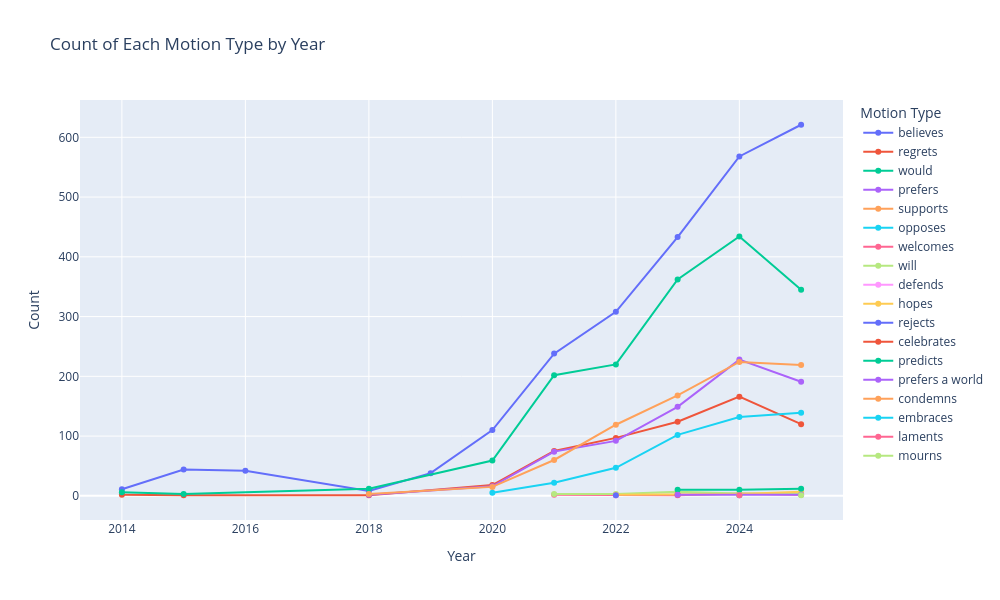

Notebook cell for this chart:
### Markdown cell above
### Over time

### Code cell
types_yearly = (
    df.groupby(['Year', 'Motion Type'])
    .size()
    .reset_index(name='count')
)

fig = px.line(
    types_yearly,
    x='Year',
    y='count',
    color='Motion Type',
    markers=True,
    title='Count of Each Motion Type by Year',
    labels={'count': 'Count', 'Year': 'Year', 'Motion Type': 'Motion Type'},
    height=600,
    width=1000
)

fig.show()

### Figure 1 — Plotly figure (JSON) as saved in the notebook; plotly's stock layout.template omitted (floating-point values rounded to 4 significant figures)
{"data": [{"hovertemplate": "Motion Type=believes<br>Year=%{x}<br>Count=%{y}<extra></extra>", "legendgroup": "believes", "line": {"color": "#636efa", "dash": "solid"}, "marker": {"symbol": "circle"}, "mode": "lines+markers", "name": "believes", "orientation": "v", "showlegend": true, "type": "scatter", "x": [2014.0, 2015.0, 2016.0, 2018.0, 2019.0, 2020.0, 2021.0, 2022.0, 2023.0, 2024.0, 2025.0], "xaxis": "x", "y": [11, 44, 42, 8, 38, 110, 238, 308, 433, 568, 621], "yaxis": "y"}, {"hovertemplate": "Motion Type=regrets<br>Year=%{x}<br>Count=%{y}<extra></extra>", "legendgroup": "regrets", "line": {"color": "#EF553B", "dash": "solid"}, "marker": {"symbol": "circle"}, "mode": "lines+markers", "name": "regrets", "orientation": "v", "showlegend": true, "type": "scatter", "x": [2014.0, 2015.0, 2018.0, 2020.0, 2021.0, 2022.0, 2023.0, 2024.0, 2025.0], "xaxis": "x", "y": [2, 1, 1, 18, 75, 97, 124, 166, 120], "yaxis": "y"}, {"hovertemplate": "Motion Type=would<br>Year=%{x}<br>Count=%{y}<extra></extra>", "legendgroup": "would", "line": {"color": "#00cc96", "dash": "solid"}, "marker": {"symbol": "circle"}, "mode": "lines+markers", "name": "would", "orientation": "v", "showlegend": true, "type": "scatter", "x": [2014.0, 2015.0, 2018.0, 2020.0, 2021.0, 2022.0, 2023.0, 2024.0, 2025.0], "xaxis": "x", "y": [6, 3, 12, 59, 202, 220, 362, 434, 345], "yaxis": "y"}, {"hovertemplate": "Motion Type=prefers<br>Year=%{x}<br>Count=%{y}<extra></extra>", "legendgroup": "prefers", "line": {"color": "#ab63fa", "dash": "solid"}, "marker": {"symbol": "circle"}, "mode": "lines+markers", "name": "prefers", "orientation": "v", "showlegend": true, "type": "scatter", "x": [2018.0, 2020.0, 2021.0, 2022.0, 2023.0, 2024.0, 2025.0], "xaxis": "x", "y": [2, 16, 74, 92, 149, 228, 191], "yaxis": "y"}, {"hovertemplate": "Motion Type=supports<br>Year=%{x}<br>Count=%{y}<extra></extra>", "legendgroup": "supports", "line": {"color": "#FFA15A", "dash": "solid"}, "marker": {"symbol": "circle"}, "mode": "lines+markers", "name": "supports", "orientation": "v", "showlegend": true, "type": "scatter", "x": [2018.0, 2020.0, 2021.0, 2022.0, 2023.0, 2024.0, 2025.0], "xaxis": "x", "y": [3, 15, 60, 119, 168, 224, 219], "yaxis": "y"}, {"hovertemplate": "Motion Type=opposes<br>Year=%{x}<br>Count=%{y}<extra></extra>", "legendgroup": "opposes", "line": {"color": "#19d3f3", "dash": "solid"}, "marker": {"symbol": "circle"}, "mode": "lines+markers", "name": "opposes", "orientation": "v", "showlegend": true, "type": "scatter", "x": [2020.0, 2021.0, 2022.0, 2023.0, 2024.0, 2025.0], "xaxis": "x", "y": [5, 22, 47, 102, 132, 139], "yaxis": "y"}, {"hovertemplate": "Motion Type=welcomes<br>Year=%{x}<br>Count=%{y}<extra></extra>", "legendgroup": "welcomes", "line": {"color": "#FF6692", "dash": "solid"}, "marker": {"symbol": "circle"}, "mode": "lines+markers", "name": "welcomes", "orientation": "v", "showlegend": true, "type": "scatter", "x": [2021.0, 2022.0, 2023.0, 2024.0, 2025.0], "xaxis": "x", "y": [2, 1, 1, 4, 2], "yaxis": "y"}, {"hovertemplate": "Motion Type=will<br>Year=%{x}<br>Count=%{y}<extra></extra>", "legendgroup": "will", "line": {"color": "#B6E880", "dash": "solid"}, "marker": {"symbol": "circle"}, "mode": "lines+markers", "name": "will", "orientation": "v", "showlegend": true, "type": "scatter", "x": [2021.0, 2022.0, 2023.0, 2024.0, 2025.0], "xaxis": "x", "y": [3, 3, 7, 4, 4], "yaxis": "y"}, {"hovertemplate": "Motion Type=defends<br>Year=%{x}<br>Count=%{y}<extra></extra>", "legendgroup": "defends", "line": {"color": "#FF97FF", "dash": "solid"}, "marker": {"symbol": "circle"}, "mode": "lines+markers", "name": "defends", "orientation": "v", "showlegend": true, "type": "scatter", "x": [2022.0], "xaxis": "x", "y": [1], "yaxis": "y"}, {"hovertemplate": "Motion Type=hopes<br>Year=%{x}<br>Count=%{y}<extra></extra>", "legendgroup": "hopes", "line": {"color": "#FECB52", "dash": "solid"}, "marker": {"symbol": "circle"}, "mode": "lines+markers", "name": "hopes", "orientation": "v", "showlegend": true, "type": "scatter", "x": [2022.0, 2023.0, 2024.0, 2025.0], "xaxis": "x", "y": [2, 3, 3, 7], "yaxis": "y"}, {"hovertemplate": "Motion Type=rejects<br>Year=%{x}<br>Count=%{y}<extra></extra>", "legendgroup": "rejects", "line": {"color": "#636efa", "dash": "solid"}, "marker": {"symbol": "circle"}, "mode": "lines+markers", "name": "rejects", "orientation": "v", "showlegend": true, "type": "scatter", "x": [2022.0], "xaxis": "x", "y": [1], "yaxis": "y"}, {"hovertemplate": "Motion Type=celebrates<br>Year=%{x}<br>Count=%{y}<extra></extra>", "legendgroup": "celebrates", "line": {"color": "#EF553B", "dash": "solid"}, "marker": {"symbol": "circle"}, "mode": "lines+markers", "name": "celebrates", "orientation": "v", "showlegend": true, "type": "scatter", "x": [2023.0], "xaxis": "x", "y": [2], "yaxis": "y"}, {"hovertemplate": "Motion Type=predicts<br>Year=%{x}<br>Count=%{y}<extra></extra>", "legendgroup": "predicts", "line": {"color": "#00cc96", "dash": "solid"}, "marker": {"symbol": "circle"}, "mode": "lines+markers", "name": "predicts", "orientation": "v", "showlegend": true, "type": "scatter", "x": [2023.0, 2024.0, 2025.0], "xaxis": "x", "y": [10, 10, 12], "yaxis": "y"}, {"hovertemplate": "Motion Type=prefers a world<br>Year=%{x}<br>Count=%{y}<extra></extra>", "legendgroup": "prefers a world", "line": {"color": "#ab63fa", "dash": "solid"}, "marker": {"symbol": "circle"}, "mode": "lines+markers", "name": "prefers a world", "orientation": "v", "showlegend": true, "type": "scatter", "x": [2023.0, 2025.0], "xaxis": "x", "y": [2, 2], "yaxis": "y"}, {"hovertemplate": "Motion Type=condemns<br>Year=%{x}<br>Count=%{y}<extra></extra>", "legendgroup": "condemns", "line": {"color": "#FFA15A", "dash": "solid"}, "marker": {"symbol": "circle"}, "mode": "lines+markers", "name": "condemns", "orientation": "v", "showlegend": true, "type": "scatter", "x": [2024.0], "xaxis": "x", "y": [1], "yaxis": "y"}, {"hovertemplate": "Motion Type=embraces<br>Year=%{x}<br>Count=%{y}<extra></extra>", "legendgroup": "embraces", "line": {"color": "#19d3f3", "dash": "solid"}, "marker": {"symbol": "circle"}, "mode": "lines+markers", "name": "embraces", "orientation": "v", "showlegend": true, "type": "scatter", "x": [2024.0], "xaxis": "x", "y": [1], "yaxis": "y"}, {"hovertemplate": "Motion Type=laments<br>Year=%{x}<br>Count=%{y}<extra></extra>", "legendgroup": "laments", "line": {"color": "#FF6692", "dash": "solid"}, "marker": {"symbol": "circle"}, "mode": "lines+markers", "name": "laments", "orientation": "v", "showlegend": true, "type": "scatter", "x": [2024.0], "xaxis": "x", "y": [1], "yaxis": "y"}, {"hovertemplate": "Motion Type=mourns<br>Year=%{x}<br>Count=%{y}<extra></extra>", "legendgroup": "mourns", "line": {"color": "#B6E880", "dash": "solid"}, "marker": {"symbol": "circle"}, "mode": "lines+markers", "name": "mourns", "orientation": "v", "showlegend": true, "type": "scatter", "x": [2025.0], "xaxis": "x", "y": [1], "yaxis": "y"}], "layout": {"height": 600, "legend": {"title": {"text": "Motion Type"}, "tracegroupgap": 0}, "title": {"text": "Count of Each Motion Type by Year"}, "width": 1000, "xaxis": {"anchor": "y", "domain": [0, 1], "title": {"text": "Year"}}, "yaxis": {"anchor": "x", "domain": [0, 1], "title": {"text": "Count"}}}}
